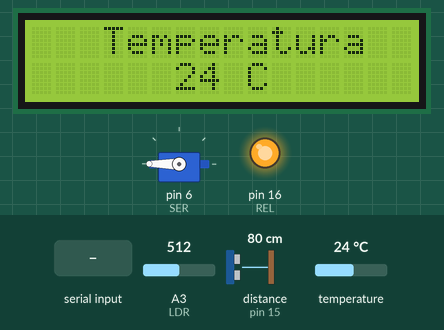
This sketch was run on a simulated Arduino Uno, built with avr-gcc and run on an emulated ATmega328P. Shown: servo, 16×2 character LCD, output pins drawn as LEDs (lit = HIGH). Wiring (inferred from the names in the program): ultrasonic range finder: trigger pin 14; echo pin 15. The test bench sets the inputs (shaded band); at power-on: temperature 24 °C, distance to the obstacle (sensor on pin 15) 80 cm, A3 (LDR) = 512. The echo pulse lasts 58.3 µs per cm; WiFi joins after 1.5 s; servers stay silent unless stated; uploads are accepted with an empty reply; pins used as bus, display or sensor lines are not drawn; what the sketch prints to the serial monitor is not drawn.

Above: at 4.4 s.
4.5 s: "0" received over Serial
At 5.8 s:
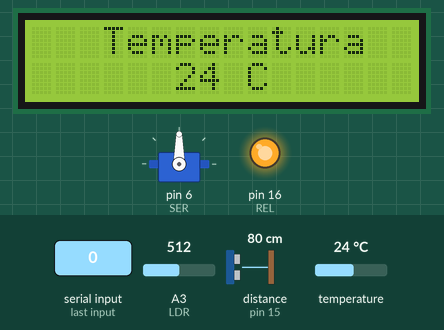
7.4 s: temperature set to 12 °C
At 8.9 s:
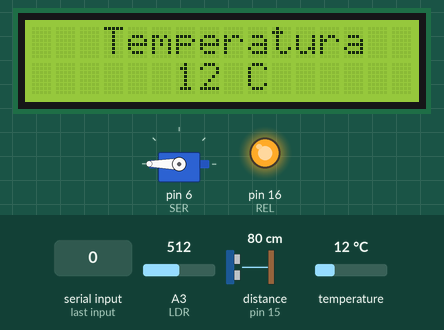
9.6 s: distance to the obstacle (sensor on pin 15) set to 299 cm
At 11.8 s:
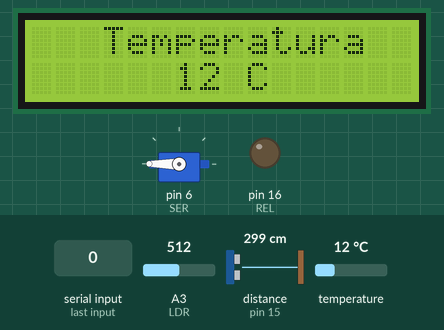
14.0 s: temperature set to 19 °C
At 14.7 s:
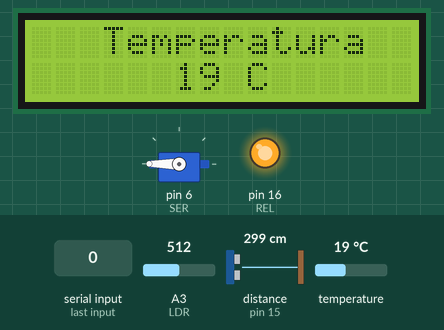
15.8 s: distance to the obstacle (sensor on pin 15) set to 18 cm
At 18.0 s:
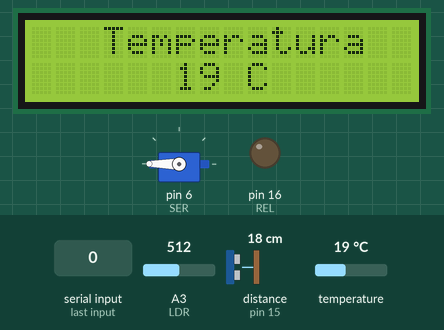
20.2 s: "0" received over Serial
At 21.2 s:
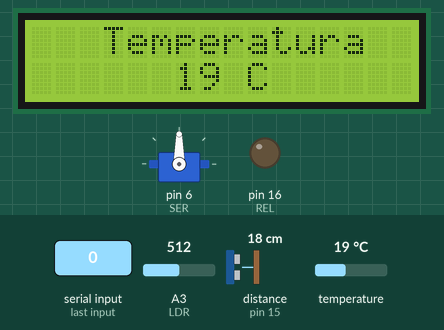
Timing chart, 0 to 23.2 s (numbered marks = the images above; inputs shaded):
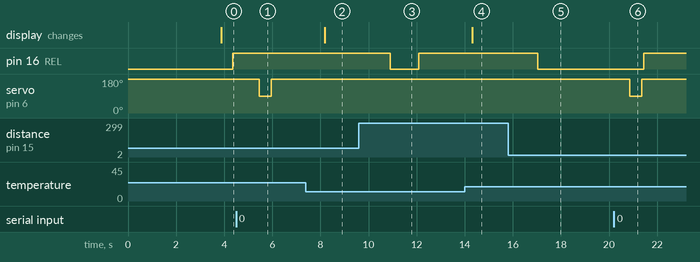

The sketch:

Codigo.ino
```cpp
//Librerias necesarios
#include <SPI.h> //Ethernet
#include <Ethernet.h> //Ethernet
#include <OneWire.h> //Sensor temperatura
#include <DallasTemperature.h> //Sensor temperatura
#include <Servo.h> //MicroServo
#include <Wire.h>
#include <LiquidCrystal_I2C.h>

//Definiciones
#define TRI 14
#define ECH 15
#define REL 16
#define LDR 17
#define SER 6
//Variables
int Temp=0, T, D, luz = 0;
byte mac[] = { 0xDE, 0xAD, 0xBE, 0xEF, 0xFE, 0xED }; // MAC del Arduino
unsigned long beginMicros, endMicros, byteCount = 0;
bool printWebData = true;
//Objetos
LiquidCrystal_I2C lcd(0x27, 2, 1, 0, 4, 5, 6, 7, 3, POSITIVE);
Servo motor;
OneWire ourWire(9); //Se establece el pin 2  como bus OneWire
DallasTemperature sensors(&ourWire); //Se declara una variable u objeto para nuestro sensor
IPAddress server(192,168,1,55); // Numero IP del WebServer
IPAddress ip(192, 168, 1, 56); // IP estatica por si falla el DHCP
IPAddress myDns(192, 168, 0, 1);
EthernetClient client;

//Inicializacion
void setup() {
  pinMode(TRI, OUTPUT);
  pinMode(ECH, INPUT);
  pinMode(REL, OUTPUT);
  motor.attach(SER);
  motor.write(180);
  Serial.begin(9600);
  sensors.begin();//Se inicia el sensor
  lcd.begin(16,2);//Medidas LCD
  lcd.home();
  while (!Serial) {
    ; // wait for serial port to connect. Needed for native USB port only
  }
  // start the Ethernet connection:
  Serial.println("Initialize Ethernet with DHCP:");
  if (Ethernet.begin(mac) == 0) {
    Serial.println("Failed to configure Ethernet using DHCP");
    // Check for Ethernet hardware present
    if (Ethernet.hardwareStatus() == EthernetNoHardware) {
      Serial.println("Ethernet shield was not found.  Sorry, can't run without hardware. :(");
      while (true) {
        delay(1); // do nothing, no point running without Ethernet hardware
      }
    }
    if (Ethernet.linkStatus() == LinkOFF) {
      Serial.println("Ethernet cable is not connected.");
    }
    // try to congifure using IP address instead of DHCP:
    Ethernet.begin(mac, ip, myDns);
  } else {
    Serial.print("  DHCP assigned IP ");
    Serial.println(Ethernet.localIP());
  }
  // give the Ethernet shield a second to initialize:
  delay(1000);
  Serial.print("connecting to ");
  Serial.print(server);
  Serial.println("...");
}

//Lo que se tiene que hacer todo el tiempo
void loop() {

  ElectroValvula(!NivelAgua());
  delay(100);

  Temperatura();
  MostrarLCD();
  delay(100);

  Luz();
  delay(100);

  if(Serial.available()){
    char val = Serial.read();
    Alimentar(val);
  }

  Escuchar();

  Desconectado();
}

bool NivelAgua(){//Sensar nivel de agua
  digitalWrite(TRI, LOW);
  delayMicroseconds(4);
  digitalWrite(TRI, HIGH);
  delayMicroseconds(10);
  digitalWrite(TRI, LOW);

  T = (pulseIn(ECH, HIGH) / 2); //Obtener el tiempo que se demoró
  int tmp = (int)(T / 29); //Calcular la distancia
  if(tmp != D){
    D = tmp;
    //Serial.print("Distancia = ");
    //Serial.print(D);
    //Serial.println(" cm");
    if(D > 5){
      //Serial.println("Nivel de agua bajo, activar electrovalvula");
      Enviar("Agua", "01", D, "Nivel_de_agua_bajo");
      return true;
    }
    //Serial.println("Nivel de agua normal");
    Enviar("Agua", "01", D, "Nivel_de_agua_normal");

  }
  return false;
}

void ElectroValvula(bool Abrir){//Decidir sobre electrovalvula
  if (Abrir){
    digitalWrite(REL, HIGH);
  }
  else{
    digitalWrite(REL, LOW);
  }
}

void Temperatura(){//Sensar temperatura
  sensors.requestTemperatures();   //Se envía el comando para leer la temperatura
  int tmp= (int)sensors.getTempCByIndex(0); //Se obtiene la temperatura en ºC
  if(tmp != Temp){
    Temp = tmp;
    //Serial.print("Temperatura = ");
    //Serial.print(Temp);
    //Serial.println(" °C");
    Enviar("Temperatura", "01", Temp, "Temperatura_normal");
  }
}

void Luz(){//Sensor de luz a traves del agua
  int tmp = (int)analogRead(LDR);
  if(tmp != luz){
    luz = tmp;
    //Serial.print("Cantidad de luz = ");
    //Serial.println(luz);
    if(luz > 500){
      //Serial.println("Agua muy sucia. Requiere recambio");
      Enviar("Luz", "01", luz, "Agua_sucia");
      return;
    }
    //Serial.println("Agua normal.");
    Enviar("Luz", "01", luz, "Agua_normal");
  }
}

void Alimentar(char Opcion){//Alimentar por medio del teclado
  if(Opcion == '0'){
      motor.write(90);
      delay(500);
      motor.write(180);
    }
}

void MostrarLCD(){
  lcd.clear();
  lcd.setCursor(3,0);
  lcd.print("Temperatura");
  lcd.setCursor(6,1);
  lcd.print(Temp);
  lcd.print(" C");
}

void Enviar(String t, String i, int d, String des){
  if (client.connect(server, 80)) {
    Serial.print("connected to ");
    Serial.println(client.remoteIP());
    // Make a HTTP request:
    client.println("GET /arduino.php?type="+t+"&id="+i+"&data="+d+"&des="+des+" HTTP/1.0");
    client.println("Connection: close");
    client.println();
  } else {
    // if you didn't get a connection to the server:
    Serial.println("connection failed");
  }
  beginMicros = micros();
}

void Escuchar(){
  int len = client.available();
  if (len > 0) {
    byte buffer[80];
    if (len > 80) len = 80;
    client.read(buffer, len);
    if (printWebData) {
      Serial.write(buffer, len); // show in the serial monitor (slows some boards)
    }
    byteCount = byteCount + len;
  }
}

void Desconectado(){
  // if the server's disconnected, stop the client:
  if (!client.connected()) {
    endMicros = micros();
    Serial.println();
    Serial.println("disconnecting.");
    client.stop();
    Serial.print("Received ");
    Serial.print(byteCount);
    Serial.print(" bytes in ");
    float seconds = (float)(endMicros - beginMicros) / 1000000.0;
    Serial.print(seconds, 4);
    float rate = (float)byteCount / seconds / 1000.0;
    Serial.print(", rate = ");
    Serial.print(rate);
    Serial.print(" kbytes/second");
    Serial.println();
  }
}
```

Measured:
- after the input at 4.5 s, servo on pin 6 (SER): 180° → 90° after 0.95 s, → 180° 0.50 s later
- after the input at 7.4 s, the display: changes after 0.77 s (image 2)
- after the input at 9.6 s, pin 16 (REL): HIGH → LOW after 1.3 s, → HIGH 1.2 s later
- after the input at 14.0 s, the display: changes after 0.30 s (image 4)
- after the input at 15.8 s, pin 16 (REL): HIGH → LOW after 1.2 s
- after the input at 20.2 s, pin 16 (REL): LOW → HIGH after 1.2 s instead of 0.74 s; servo on pin 6 (SER): 180° → 90° after 0.66 s, → 180° 0.50 s later
